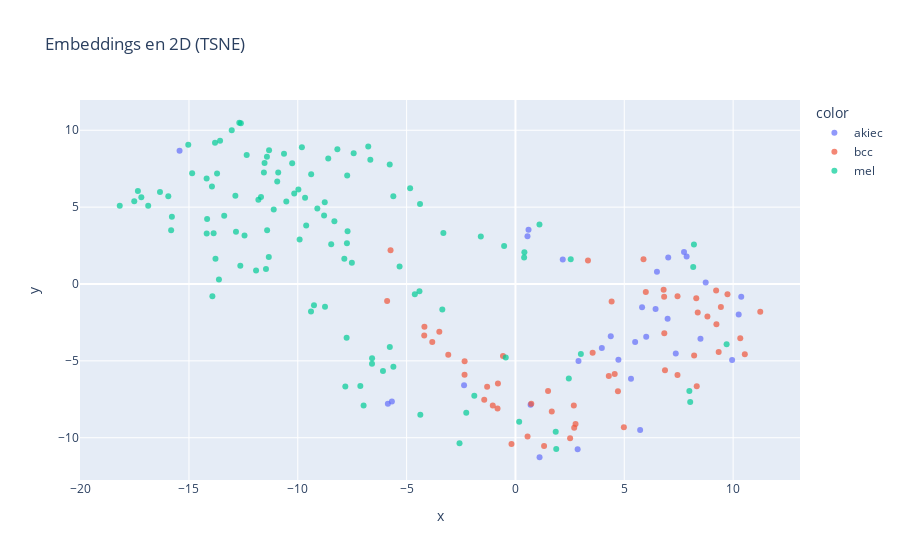

The cell this chart's notebook holds for it:
### Code cell
visualize_embeddings(encoder, test_generator, class_names, dims=2)
